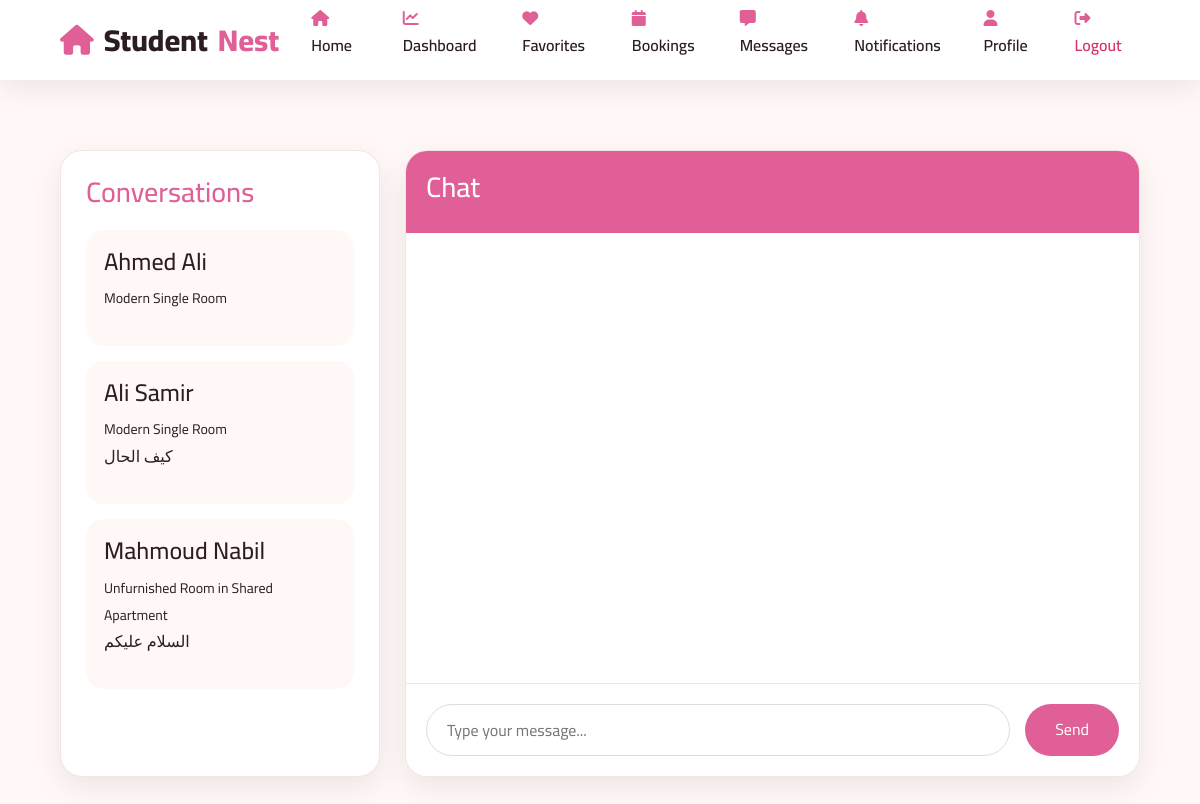
/tenant/messages.php, run on the app's committed database.
### tables this page shows
CREATE TABLE `conversations` (
  `id` int(11) NOT NULL,
  `property_id` int(11) NOT NULL,
  `tenant_id` int(11) NOT NULL,
  `owner_id` int(11) NOT NULL,
  `created_at` timestamp NOT NULL DEFAULT current_timestamp()
);

CREATE TABLE `users` (
  `id` int(11) NOT NULL,
  `name` varchar(100) DEFAULT NULL,
  `email` varchar(100) DEFAULT NULL,
  `phone` varchar(20) DEFAULT NULL,
  `password` varchar(255) DEFAULT NULL,
  `role` enum('tenant','landlord') DEFAULT NULL,
  `image` varchar(255) DEFAULT NULL
);

CREATE TABLE `housing` (
  `id` int(11) NOT NULL,
  `user_id` int(11) NOT NULL,
  `category_id` int(11) NOT NULL,
  `title` varchar(150) NOT NULL,
  `description` text DEFAULT NULL,
  `governorate` varchar(100) NOT NULL,
  `city` varchar(100) NOT NULL,
  `address` varchar(255) NOT NULL,
  `location_link` varchar(500) DEFAULT NULL,
  `price` decimal(10,2) NOT NULL,
  `available_slots` int(11) NOT NULL,
  `gender` enum('Male','Female','Both') NOT NULL,
  `security_deposit_required` tinyint(1) DEFAULT 0,
  `security_deposit_amount` decimal(10,2) DEFAULT NULL,
  `required_field_of_study` varchar(100) DEFAULT NULL,
  `min_age` int(11) DEFAULT NULL,
  `max_age` int(11) DEFAULT NULL,
  `smoking_allowed` tinyint(1) DEFAULT 0,
  `additional_requirements` text DEFAULT NULL,
  `rooms` int(11) DEFAULT NULL,
  `bathrooms` int(11) DEFAULT NULL,
  `area` int(11) DEFAULT NULL
);

### tenant/data/message.php (called while the page is built, shortened)
<?php
function getConversations(PDO $conn, $tenantId)
{
    $conversations = [];
    $sql = "SELECT
                c.id,
                c.owner_id,
                u.name AS owner_name,
                h.title AS property_title,
                (
                    SELECT message
                    FROM messages
                    WHERE conversation_id = c.id
                    ORDER BY id DESC
                    LIMIT 1
                ) AS last_message,
                (
                    SELECT created_at
                    FROM messages
                    WHERE conversation_id = c.id
                    ORDER BY id DESC
                    LIMIT 1
                ) AS time
            FROM conversations c
            INNER JOIN users u
                ON u.id = c.owner_id
            INNER JOIN housing h
                ON h.id = c.property_id
            WHERE c.tenant_id = ?
            ORDER BY c.id DESC";
    $stmt = $conn->prepare($sql);
    $stmt->execute([$tenantId]);
    while($row = $stmt->fetch(PDO::FETCH_ASSOC))
    {
        $conversations[] = $row;
    }
    return $conversations;
}
?>

### tenant/messages.php (the view, shortened to what this page needs)
<?php
require "../config/database.php";
require "../includes/header.php";
require "../includes/dashboard-navbar.php";
require "data/message.php";
$conversations = getConversations($conn, $_SESSION['user_id']);
?>
<section class="messages-page">
<div class="container">
<div class="chat-layout">
<div class="chat-sidebar">
<h3>Conversations</h3>
<?php foreach($conversations as $chat): ?>
<a href="?chat=<?= $chat['id'] ?>" class="conversation">
<h4><?= htmlspecialchars($chat['owner_name']) ?></h4>
<small><?= htmlspecialchars($chat['property_title']) ?></small>
<p><?= htmlspecialchars($chat['last_message']) ?></p>
</a>
<?php endforeach; ?>
</div>
<div class="chat-box">
<div class="chat-header">
<h3>Chat</h3>
</div>
<div class="chat-body">
</div>
<div class="chat-input">
<form method="POST">
<input
type="text"
name="message"
placeholder="Type your message..."
required>
<button type="submit">
Send
</button>
</form>
</div>
</div>
</div>
</div>
</section>

### assest/css/style.css (style rules this page uses)
:root { --primary: #e05f97; --primary-hover:#c97d84; --light:#fcebed; --bg:#fff8f7; --dark:#2b1d22; --gray:#777777; --white:#ffffff; }
* { margin:0; padding:0; box-sizing:border-box; font-family:"Cairo",sans-serif; }
html { scroll-behavior:smooth; }
body { background:var(--bg); overflow-x:hidden; color:var(--dark); line-height:1.7; }
body { overflow-x:hidden; }
.container { width:min(90%,1200px); margin:auto; }

### assest/css/tenant.css (style rules this page uses)
:root { --primary: #e05f97; --primary-hover:#c97d84; --bg:#fff8f7; --light:#fcebed; --dark:#2b1d22; --gray:#777; --white:#fff; --border:#f4e4e6; --shadow:0 10px 30px rgba(0,0,0,.08); --radius:22px; }
* { margin:0; padding:0; box-sizing:border-box; font-family:"Cairo",sans-serif; }
html { scroll-behavior:smooth; }
body { background:var(--bg); color:var(--dark); line-height:1.7; }
a { text-decoration:none; }
.container { width:min(90%,1200px); margin:auto; }
section { padding:70px 0; }
.welcome-box, .search-box, .profile-card, .profile-form, .chat-box, .chat-sidebar, .notification-card, .property-card, .booking-table { background:#fff; border-radius:var(--radius); border:1px solid var(--border); box-shadow:var(--shadow); }
.messages-page { padding:70px 0; }
.chat-layout { display:grid; grid-template-columns:320px 1fr; gap:25px; }
.chat-sidebar { padding:25px; }
.chat-sidebar h3 { margin-bottom:20px; color:var(--primary); }
.conversation { display:block; padding:18px; border-radius:18px; background:var(--bg); margin-bottom:15px; color:var(--dark); transition:.3s; }
.chat-box { overflow:hidden; }
.chat-header { background:var(--primary); color:#fff; padding:20px; }
.chat-body { min-height:450px; padding:25px; background:#fff; }
.chat-input { padding:20px; background:#fff; border-top:1px solid var(--border); }
.chat-input form { display:flex; gap:15px; }
.chat-input input { flex:1; height:52px; padding:0 20px; border-radius:30px; border:1px solid #ddd; outline:none; }
.chat-input button { padding:0 30px; border:none; border-radius:30px; background:var(--primary); color:#fff; cursor:pointer; }
@media (max-width:1200px) { .container { width:92%; } }

### data on the page
conversations: owner.name "Ahmed Ali", property.title "Modern Single Room"
conversations: owner.name "Ali Samir", property.title "Modern Single Room", last_message "كيف الحال"
conversations: owner.name "Mahmoud Nabil", property.title "Unfurnished Room in Shared Apartment", last_message "السلام عليكم"
